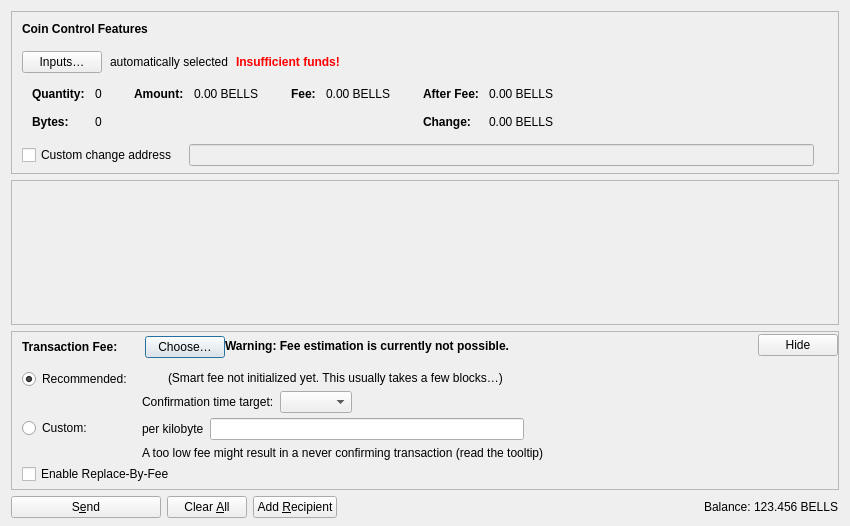
<?xml version="1.0" encoding="UTF-8"?>
<ui version="4.0">
 <class>SendCoinsDialog</class>
 <widget class="QDialog" name="SendCoinsDialog">
  <property name="geometry">
   <rect>
    <x>0</x>
    <y>0</y>
    <width>850</width>
    <height>526</height>
   </rect>
  </property>
  <property name="windowTitle">
   <string>Send Coins</string>
  </property>
  <layout class="QVBoxLayout" name="verticalLayout" stretch="0,1,0,0">
   <property name="bottomMargin">
    <number>8</number>
   </property>
   <item>
    <widget class="QFrame" name="frameCoinControl">
     <property name="sizePolicy">
      <sizepolicy hsizetype="Expanding" vsizetype="Expanding">
       <horstretch>0</horstretch>
       <verstretch>0</verstretch>
      </sizepolicy>
     </property>
     <property name="maximumSize">
      <size>
       <width>16777215</width>
       <height>16777215</height>
      </size>
     </property>
     <property name="frameShape">
      <enum>QFrame::StyledPanel</enum>
     </property>
     <property name="frameShadow">
      <enum>QFrame::Sunken</enum>
     </property>
     <layout class="QVBoxLayout" name="verticalLayoutCoinControl2">
      <property name="spacing">
       <number>0</number>
      </property>
      <property name="leftMargin">
       <number>0</number>
      </property>
      <property name="topMargin">
       <number>0</number>
      </property>
      <property name="rightMargin">
       <number>0</number>
      </property>
      <property name="bottomMargin">
       <number>6</number>
      </property>
      <item>
       <layout class="QVBoxLayout" name="verticalLayoutCoinControl" stretch="0,0,0,0,1">
        <property name="spacing">
         <number>0</number>
        </property>
        <property name="leftMargin">
         <number>10</number>
        </property>
        <property name="topMargin">
         <number>10</number>
        </property>
        <item>
         <layout class="QHBoxLayout" name="horizontalLayoutCoinControl1">
          <property name="bottomMargin">
           <number>15</number>
          </property>
          <item>
           <widget class="QLabel" name="labelCoinControlFeatures">
            <property name="sizePolicy">
             <sizepolicy hsizetype="Preferred" vsizetype="Maximum">
              <horstretch>0</horstretch>
              <verstretch>0</verstretch>
             </sizepolicy>
            </property>
            <property name="font">
             <font>
              <weight>75</weight>
              <bold>true</bold>
             </font>
            </property>
            <property name="styleSheet">
             <string notr="true">font-weight:bold;</string>
            </property>
            <property name="text">
             <string>Coin Control Features</string>
            </property>
           </widget>
          </item>
         </layout>
        </item>
        <item>
         <layout class="QHBoxLayout" name="horizontalLayoutCoinControl2" stretch="0,0,0,0">
          <property name="spacing">
           <number>8</number>
          </property>
          <property name="bottomMargin">
           <number>10</number>
          </property>
          <item>
           <widget class="QPushButton" name="pushButtonCoinControl">
            <property name="styleSheet">
             <string notr="true"/>
            </property>
            <property name="text">
             <string>Inputs…</string>
            </property>
            <property name="autoDefault">
             <bool>false</bool>
            </property>
           </widget>
          </item>
          <item>
           <widget class="QLabel" name="labelCoinControlAutomaticallySelected">
            <property name="text">
             <string>automatically selected</string>
            </property>
            <property name="margin">
             <number>5</number>
            </property>
           </widget>
          </item>
          <item>
           <widget class="QLabel" name="labelCoinControlInsuffFunds">
            <property name="font">
             <font>
              <weight>75</weight>
              <bold>true</bold>
             </font>
            </property>
            <property name="styleSheet">
             <string notr="true">color:red;font-weight:bold;</string>
            </property>
            <property name="text">
             <string>Insufficient funds!</string>
            </property>
            <property name="margin">
             <number>5</number>
            </property>
           </widget>
          </item>
          <item>
           <spacer name="horizontalSpacerCoinControl">
            <property name="orientation">
             <enum>Qt::Horizontal</enum>
            </property>
            <property name="sizeHint" stdset="0">
             <size>
              <width>40</width>
              <height>1</height>
             </size>
            </property>
           </spacer>
          </item>
         </layout>
        </item>
        <item>
         <widget class="QWidget" name="widgetCoinControl" native="true">
          <property name="sizePolicy">
           <sizepolicy hsizetype="Preferred" vsizetype="Preferred">
            <horstretch>0</horstretch>
            <verstretch>0</verstretch>
           </sizepolicy>
          </property>
          <property name="minimumSize">
           <size>
            <width>0</width>
            <height>0</height>
           </size>
          </property>
          <property name="styleSheet">
           <string notr="true"/>
          </property>
          <layout class="QHBoxLayout" name="horizontalLayoutCoinControl5">
           <property name="leftMargin">
            <number>0</number>
           </property>
           <property name="topMargin">
            <number>0</number>
           </property>
           <property name="rightMargin">
            <number>0</number>
           </property>
           <property name="bottomMargin">
            <number>0</number>
           </property>
           <item>
            <layout class="QHBoxLayout" name="horizontalLayoutCoinControl3" stretch="0,0,0,1">
             <property name="spacing">
              <number>20</number>
             </property>
             <property name="topMargin">
              <number>0</number>
             </property>
             <property name="bottomMargin">
              <number>10</number>
             </property>
             <item>
              <layout class="QFormLayout" name="formLayoutCoinControl1">
               <property name="labelAlignment">
                <set>Qt::AlignLeft|Qt::AlignVCenter</set>
               </property>
               <property name="horizontalSpacing">
                <number>10</number>
               </property>
               <property name="verticalSpacing">
                <number>14</number>
               </property>
               <property name="leftMargin">
                <number>10</number>
               </property>
               <property name="topMargin">
                <number>4</number>
               </property>
               <property name="rightMargin">
                <number>6</number>
               </property>
               <item row="0" column="0">
                <widget class="QLabel" name="labelCoinControlQuantityText">
                 <property name="font">
                  <font>
                   <weight>75</weight>
                   <bold>true</bold>
                  </font>
                 </property>
                 <property name="text">
                  <string>Quantity:</string>
                 </property>
                 <property name="margin">
                  <number>0</number>
                 </property>
                </widget>
               </item>
               <item row="0" column="1">
                <widget class="QLabel" name="labelCoinControlQuantity">
                 <property name="cursor">
                  <cursorShape>IBeamCursor</cursorShape>
                 </property>
                 <property name="contextMenuPolicy">
                  <enum>Qt::ActionsContextMenu</enum>
                 </property>
                 <property name="text">
                  <string notr="true">0</string>
                 </property>
                 <property name="margin">
                  <number>0</number>
                 </property>
                 <property name="textInteractionFlags">
                  <set>Qt::LinksAccessibleByMouse|Qt::TextSelectableByKeyboard|Qt::TextSelectableByMouse</set>
                 </property>
                </widget>
               </item>
               <item row="1" column="0">
                <widget class="QLabel" name="labelCoinControlBytesText">
                 <property name="font">
                  <font>
                   <weight>75</weight>
                   <bold>true</bold>
                  </font>
                 </property>
                 <property name="text">
                  <string>Bytes:</string>
                 </property>
                </widget>
               </item>
               <item row="1" column="1">
                <widget class="QLabel" name="labelCoinControlBytes">
                 <property name="cursor">
                  <cursorShape>IBeamCursor</cursorShape>
                 </property>
                 <property name="contextMenuPolicy">
                  <enum>Qt::ActionsContextMenu</enum>
                 </property>
                 <property name="text">
                  <string notr="true">0</string>
                 </property>
                 <property name="textInteractionFlags">
                  <set>Qt::LinksAccessibleByMouse|Qt::TextSelectableByKeyboard|Qt::TextSelectableByMouse</set>
                 </property>
                </widget>
               </item>
              </layout>
             </item>
             <item>
              <layout class="QFormLayout" name="formLayoutCoinControl2">
               <property name="horizontalSpacing">
                <number>10</number>
               </property>
               <property name="verticalSpacing">
                <number>14</number>
               </property>
               <property name="leftMargin">
                <number>6</number>
               </property>
               <property name="topMargin">
                <number>4</number>
               </property>
               <property name="rightMargin">
                <number>6</number>
               </property>
               <item row="0" column="0">
                <widget class="QLabel" name="labelCoinControlAmountText">
                 <property name="font">
                  <font>
                   <weight>75</weight>
                   <bold>true</bold>
                  </font>
                 </property>
                 <property name="text">
                  <string>Amount:</string>
                 </property>
                 <property name="margin">
                  <number>0</number>
                 </property>
                </widget>
               </item>
               <item row="0" column="1">
                <widget class="QLabel" name="labelCoinControlAmount">
                 <property name="cursor">
                  <cursorShape>IBeamCursor</cursorShape>
                 </property>
                 <property name="contextMenuPolicy">
                  <enum>Qt::ActionsContextMenu</enum>
                 </property>
                 <property name="text">
                  <string notr="true">0.00 BELLS</string>
                 </property>
                 <property name="textInteractionFlags">
                  <set>Qt::LinksAccessibleByMouse|Qt::TextSelectableByKeyboard|Qt::TextSelectableByMouse</set>
                 </property>
                </widget>
               </item>
              </layout>
             </item>
             <item>
              <layout class="QFormLayout" name="formLayoutCoinControl3">
               <property name="horizontalSpacing">
                <number>10</number>
               </property>
               <property name="verticalSpacing">
                <number>14</number>
               </property>
               <property name="leftMargin">
                <number>6</number>
               </property>
               <property name="topMargin">
                <number>4</number>
               </property>
               <property name="rightMargin">
                <number>6</number>
               </property>
               <item row="0" column="0">
                <widget class="QLabel" name="labelCoinControlFeeText">
                 <property name="font">
                  <font>
                   <weight>75</weight>
                   <bold>true</bold>
                  </font>
                 </property>
                 <property name="text">
                  <string>Fee:</string>
                 </property>
                 <property name="margin">
                  <number>0</number>
                 </property>
                </widget>
               </item>
               <item row="0" column="1">
                <widget class="QLabel" name="labelCoinControlFee">
                 <property name="cursor">
                  <cursorShape>IBeamCursor</cursorShape>
                 </property>
                 <property name="contextMenuPolicy">
                  <enum>Qt::ActionsContextMenu</enum>
                 </property>
                 <property name="text">
                  <string notr="true">0.00 BELLS</string>
                 </property>
                 <property name="textInteractionFlags">
                  <set>Qt::LinksAccessibleByMouse|Qt::TextSelectableByKeyboard|Qt::TextSelectableByMouse</set>
                 </property>
                </widget>
               </item>
              </layout>
             </item>
             <item>
              <layout class="QFormLayout" name="formLayoutCoinControl4">
               <property name="labelAlignment">
                <set>Qt::AlignLeft|Qt::AlignVCenter</set>
               </property>
               <property name="horizontalSpacing">
                <number>10</number>
               </property>
               <property name="verticalSpacing">
                <number>14</number>
               </property>
               <property name="leftMargin">
                <number>6</number>
               </property>
               <property name="topMargin">
                <number>4</number>
               </property>
               <property name="rightMargin">
                <number>6</number>
               </property>
               <item row="0" column="0">
                <widget class="QLabel" name="labelCoinControlAfterFeeText">
                 <property name="font">
                  <font>
                   <weight>75</weight>
                   <bold>true</bold>
                  </font>
                 </property>
                 <property name="text">
                  <string>After Fee:</string>
                 </property>
                 <property name="margin">
                  <number>0</number>
                 </property>
                </widget>
               </item>
               <item row="0" column="1">
                <widget class="QLabel" name="labelCoinControlAfterFee">
                 <property name="cursor">
                  <cursorShape>IBeamCursor</cursorShape>
                 </property>
                 <property name="contextMenuPolicy">
                  <enum>Qt::ActionsContextMenu</enum>
                 </property>
                 <property name="text">
                  <string notr="true">0.00 BELLS</string>
                 </property>
                 <property name="textInteractionFlags">
                  <set>Qt::LinksAccessibleByMouse|Qt::TextSelectableByKeyboard|Qt::TextSelectableByMouse</set>
                 </property>
                </widget>
               </item>
               <item row="1" column="0">
                <widget class="QLabel" name="labelCoinControlChangeText">
                 <property name="font">
                  <font>
                   <weight>75</weight>
                   <bold>true</bold>
                  </font>
                 </property>
                 <property name="text">
                  <string>Change:</string>
                 </property>
                </widget>
               </item>
               <item row="1" column="1">
                <widget class="QLabel" name="labelCoinControlChange">
                 <property name="cursor">
                  <cursorShape>IBeamCursor</cursorShape>
                 </property>
                 <property name="contextMenuPolicy">
                  <enum>Qt::ActionsContextMenu</enum>
                 </property>
                 <property name="text">
                  <string notr="true">0.00 BELLS</string>
                 </property>
                 <property name="textInteractionFlags">
                  <set>Qt::LinksAccessibleByMouse|Qt::TextSelectableByKeyboard|Qt::TextSelectableByMouse</set>
                 </property>
                </widget>
               </item>
              </layout>
             </item>
            </layout>
           </item>
          </layout>
         </widget>
        </item>
        <item>
         <layout class="QHBoxLayout" name="horizontalLayoutCoinControl4" stretch="0,0,0">
          <property name="spacing">
           <number>12</number>
          </property>
          <property name="sizeConstraint">
           <enum>QLayout::SetDefaultConstraint</enum>
          </property>
          <property name="topMargin">
           <number>5</number>
          </property>
          <property name="rightMargin">
           <number>5</number>
          </property>
          <item>
           <widget class="QCheckBox" name="checkBoxCoinControlChange">
            <property name="toolTip">
             <string>If this is activated, but the change address is empty or invalid, change will be sent to a newly generated address.</string>
            </property>
            <property name="text">
             <string>Custom change address</string>
            </property>
           </widget>
          </item>
          <item>
           <widget class="QValidatedLineEdit" name="lineEditCoinControlChange">
            <property name="enabled">
             <bool>false</bool>
            </property>
            <property name="sizePolicy">
             <sizepolicy hsizetype="Expanding" vsizetype="Fixed">
              <horstretch>0</horstretch>
              <verstretch>0</verstretch>
             </sizepolicy>
            </property>
           </widget>
          </item>
          <item>
           <widget class="QLabel" name="labelCoinControlChangeLabel">
            <property name="sizePolicy">
             <sizepolicy hsizetype="Preferred" vsizetype="Expanding">
              <horstretch>0</horstretch>
              <verstretch>0</verstretch>
             </sizepolicy>
            </property>
            <property name="minimumSize">
             <size>
              <width>0</width>
              <height>0</height>
             </size>
            </property>
            <property name="text">
             <string/>
            </property>
            <property name="margin">
             <number>3</number>
            </property>
           </widget>
          </item>
         </layout>
        </item>
        <item>
         <spacer name="verticalSpacerCoinControl">
          <property name="orientation">
           <enum>Qt::Vertical</enum>
          </property>
          <property name="sizeHint" stdset="0">
           <size>
            <width>800</width>
            <height>1</height>
           </size>
          </property>
         </spacer>
        </item>
       </layout>
      </item>
     </layout>
    </widget>
   </item>
   <item>
    <widget class="QScrollArea" name="scrollArea">
     <property name="widgetResizable">
      <bool>true</bool>
     </property>
     <widget class="QWidget" name="scrollAreaWidgetContents">
      <property name="geometry">
       <rect>
        <x>0</x>
        <y>0</y>
        <width>830</width>
        <height>104</height>
       </rect>
      </property>
      <layout class="QVBoxLayout" name="verticalLayout_2" stretch="0,1">
       <property name="leftMargin">
        <number>0</number>
       </property>
       <property name="topMargin">
        <number>0</number>
       </property>
       <property name="rightMargin">
        <number>0</number>
       </property>
       <property name="bottomMargin">
        <number>0</number>
       </property>
       <item>
        <layout class="QVBoxLayout" name="entries">
         <property name="spacing">
          <number>6</number>
         </property>
        </layout>
       </item>
       <item>
        <spacer name="verticalSpacer">
         <property name="orientation">
          <enum>Qt::Vertical</enum>
         </property>
         <property name="sizeHint" stdset="0">
          <size>
           <width>20</width>
           <height>40</height>
          </size>
         </property>
        </spacer>
       </item>
      </layout>
     </widget>
    </widget>
   </item>
   <item>
    <widget class="QFrame" name="frameFee">
     <property name="sizePolicy">
      <sizepolicy hsizetype="Expanding" vsizetype="Expanding">
       <horstretch>0</horstretch>
       <verstretch>0</verstretch>
      </sizepolicy>
     </property>
     <property name="maximumSize">
      <size>
       <width>16777215</width>
       <height>16777215</height>
      </size>
     </property>
     <property name="frameShape">
      <enum>QFrame::StyledPanel</enum>
     </property>
     <property name="frameShadow">
      <enum>QFrame::Sunken</enum>
     </property>
     <layout class="QVBoxLayout" name="verticalLayoutFee1">
      <property name="spacing">
       <number>0</number>
      </property>
      <property name="leftMargin">
       <number>0</number>
      </property>
      <property name="topMargin">
       <number>0</number>
      </property>
      <property name="rightMargin">
       <number>0</number>
      </property>
      <property name="bottomMargin">
       <number>0</number>
      </property>
      <item>
       <layout class="QVBoxLayout" name="verticalLayoutFee2" stretch="0,0,0">
        <property name="spacing">
         <number>0</number>
        </property>
        <property name="leftMargin">
         <number>10</number>
        </property>
        <property name="topMargin">
         <number>0</number>
        </property>
        <item>
         <layout class="QHBoxLayout" name="horizontalLayoutFee1">
          <property name="bottomMargin">
           <number>0</number>
          </property>
          <item>
           <layout class="QVBoxLayout" name="verticalLayoutFee7">
            <property name="spacing">
             <number>0</number>
            </property>
            <item>
             <spacer name="verticalSpacerSmartFee">
              <property name="orientation">
               <enum>Qt::Vertical</enum>
              </property>
              <property name="sizeType">
               <enum>QSizePolicy::Fixed</enum>
              </property>
              <property name="sizeHint" stdset="0">
               <size>
                <width>1</width>
                <height>4</height>
               </size>
              </property>
             </spacer>
            </item>
            <item>
             <layout class="QHBoxLayout" name="horizontalLayoutSmartFee">
              <property name="spacing">
               <number>10</number>
              </property>
              <item>
               <widget class="QLabel" name="labelFeeHeadline">
                <property name="sizePolicy">
                 <sizepolicy hsizetype="Preferred" vsizetype="Maximum">
                  <horstretch>0</horstretch>
                  <verstretch>0</verstretch>
                 </sizepolicy>
                </property>
                <property name="font">
                 <font>
                  <weight>75</weight>
                  <bold>true</bold>
                 </font>
                </property>
                <property name="styleSheet">
                 <string notr="true">font-weight:bold;</string>
                </property>
                <property name="text">
                 <string>Transaction Fee:</string>
                </property>
               </widget>
              </item>
              <item>
               <widget class="QLabel" name="labelFeeMinimized">
                <property name="text">
                 <string/>
                </property>
               </widget>
              </item>
              <item>
               <widget class="QPushButton" name="buttonChooseFee">
                <property name="text">
                 <string>Choose…</string>
                </property>
               </widget>
              </item>
             </layout>
            </item>
            <item>
             <spacer name="verticalSpacer_5">
              <property name="orientation">
               <enum>Qt::Vertical</enum>
              </property>
              <property name="sizeHint" stdset="0">
               <size>
                <width>1</width>
                <height>1</height>
               </size>
              </property>
             </spacer>
            </item>
           </layout>
          </item>
          <item>
           <widget class="QLabel" name="fallbackFeeWarningLabel">
            <property name="toolTip">
             <string>Using the fallbackfee can result in sending a transaction that will take several hours or days (or never) to confirm. Consider choosing your fee manually or wait until you have validated the complete chain.</string>
            </property>
            <property name="font">
            <font>
                <weight>75</weight>
                <bold>true</bold>
            </font>
            </property>
            <property name="text">
             <string>Warning: Fee estimation is currently not possible.</string>
            </property>
            <property name="wordWrap">
             <bool>false</bool>
            </property>
           </widget>
          </item>
          <item>
           <spacer name="horizontalSpacer_4">
            <property name="orientation">
             <enum>Qt::Horizontal</enum>
            </property>
            <property name="sizeType">
             <enum>QSizePolicy::MinimumExpanding</enum>
            </property>
            <property name="sizeHint" stdset="0">
             <size>
              <width>40</width>
              <height>20</height>
             </size>
            </property>
           </spacer>
          </item>
          <item>
           <widget class="QPushButton" name="buttonMinimizeFee">
            <property name="toolTip">
             <string>Hide transaction fee settings</string>
            </property>
            <property name="text">
             <string>Hide</string>
            </property>
           </widget>
          </item>
         </layout>
        </item>
        <item>
         <widget class="QFrame" name="frameFeeSelection">
          <layout class="QVBoxLayout" name="verticalLayoutFee12">
           <property name="spacing">
            <number>0</number>
           </property>
           <property name="leftMargin">
            <number>0</number>
           </property>
           <property name="topMargin">
            <number>0</number>
           </property>
           <property name="rightMargin">
            <number>0</number>
           </property>
           <property name="bottomMargin">
            <number>0</number>
           </property>
           <item>
            <layout class="QGridLayout" name="gridLayoutFee">
             <property name="topMargin">
              <number>10</number>
             </property>
             <property name="bottomMargin">
              <number>4</number>
             </property>
             <property name="horizontalSpacing">
              <number>10</number>
             </property>
             <property name="verticalSpacing">
              <number>4</number>
             </property>
             <item row="1" column="1">
              <layout class="QVBoxLayout" name="verticalLayoutFee8">
               <property name="spacing">
                <number>6</number>
               </property>
               <item>
                <layout class="QHBoxLayout" name="horizontalLayoutFee13">
                 <item>
                  <widget class="QLabel" name="labelCustomPerKilobyte">
                   <property name="toolTip">
                    <string>Specify a custom fee per kB (1,000 bytes) of the transaction's virtual size.

Note:  Since the fee is calculated on a per-byte basis, a fee rate of "100 satoshis per kvB" for a transaction size of 500 virtual bytes (half of 1 kvB) would ultimately yield a fee of only 50 satoshis.</string>
                   </property>
                   <property name="text">
                    <string>per kilobyte</string>
                   </property>
                  </widget>
                 </item>
                 <item>
                  <widget class="BellscoinAmountField" name="customFee"/>
                 </item>
                 <item>
                  <spacer name="horizontalSpacer_6">
                   <property name="orientation">
                    <enum>Qt::Horizontal</enum>
                   </property>
                   <property name="sizeHint" stdset="0">
                    <size>
                     <width>1</width>
                     <height>1</height>
                    </size>
                   </property>
                  </spacer>
                 </item>
                </layout>
               </item>
               <item>
                <layout class="QHBoxLayout" name="horizontalLayoutFee8">
                 <item>
                  <widget class="QLabel" name="labelCustomFeeWarning">
                   <property name="enabled">
                    <bool>true</bool>
                   </property>
                   <property name="toolTip">
                    <string>When there is less transaction volume than space in the blocks, miners as well as relaying nodes may enforce a minimum fee. Paying only this minimum fee is just fine, but be aware that this can result in a never confirming transaction once there is more demand for bellscoin transactions than the network can process.</string>
                   </property>
                   <property name="text">
                    <string>A too low fee might result in a never confirming transaction (read the tooltip)</string>
                   </property>
                  </widget>
                 </item>
                 <item>
                  <spacer name="horizontalSpacer_2">
                   <property name="orientation">
                    <enum>Qt::Horizontal</enum>
                   </property>
                   <property name="sizeHint" stdset="0">
                    <size>
                     <width>1</width>
                     <height>1</height>
                    </size>
                   </property>
                  </spacer>
                 </item>
                </layout>
               </item>
              </layout>
             </item>
             <item row="0" column="0">
              <layout class="QVBoxLayout" name="verticalLayoutFee4" stretch="0,1">
               <item>
                <widget class="QRadioButton" name="radioSmartFee">
                 <property name="text">
                  <string>Recommended:</string>
                 </property>
                 <property name="checked">
                  <bool>true</bool>
                 </property>
                 <attribute name="buttonGroup">
                  <string notr="true">groupFee</string>
                 </attribute>
                </widget>
               </item>
               <item>
                <spacer name="verticalSpacer_2">
                 <property name="orientation">
                  <enum>Qt::Vertical</enum>
                 </property>
                 <property name="sizeHint" stdset="0">
                  <size>
                   <width>1</width>
                   <height>1</height>
                  </size>
                 </property>
                </spacer>
               </item>
              </layout>
             </item>
             <item row="1" column="0">
              <layout class="QVBoxLayout" name="verticalLayoutFee9" stretch="0,1">
               <item>
                <widget class="QRadioButton" name="radioCustomFee">
                 <property name="text">
                  <string>Custom:</string>
                 </property>
                 <attribute name="buttonGroup">
                  <string notr="true">groupFee</string>
                 </attribute>
                </widget>
               </item>
               <item>
                <spacer name="verticalSpacer_6">
                 <property name="orientation">
                  <enum>Qt::Vertical</enum>
                 </property>
                 <property name="sizeHint" stdset="0">
                  <size>
                   <width>1</width>
                   <height>1</height>
                  </size>
                 </property>
                </spacer>
               </item>
              </layout>
             </item>
             <item row="0" column="1">
              <layout class="QVBoxLayout" name="verticalLayoutFee3" stretch="0,0,1">
               <property name="spacing">
                <number>6</number>
               </property>
               <property name="topMargin">
                <number>2</number>
               </property>
               <item>
                <layout class="QHBoxLayout" name="horizontalLayoutFee12">
                 <item>
                  <widget class="QLabel" name="labelSmartFee">
                   <property name="text">
                    <string/>
                   </property>
                  </widget>
                 </item>
                 <item>
                  <widget class="QLabel" name="labelFeeEstimation">
                   <property name="text">
                    <string/>
                   </property>
                  </widget>
                 </item>
                 <item>
                  <widget class="QLabel" name="labelSmartFee2">
                   <property name="text">
                    <string>(Smart fee not initialized yet. This usually takes a few blocks…)</string>
                   </property>
                  </widget>
                 </item>
                 <item>
                  <spacer name="horizontalSpacer_5">
                   <property name="orientation">
                    <enum>Qt::Horizontal</enum>
                   </property>
                   <property name="sizeHint" stdset="0">
                    <size>
                     <width>1</width>
                     <height>1</height>
                    </size>
                   </property>
                  </spacer>
                 </item>
                </layout>
               </item>
               <item>
                <layout class="QHBoxLayout" name="horizontalLayoutFee9">
                 <item>
                  <layout class="QVBoxLayout" name="verticalLayoutFee6">
                   <item>
                    <widget class="QLabel" name="labelSmartFee3">
                     <property name="text">
                      <string>Confirmation time target:</string>
                     </property>
                    </widget>
                   </item>
                  </layout>
                 </item>
                 <item>
                  <layout class="QVBoxLayout" name="verticalLayoutFee5">
                   <property name="rightMargin">
                    <number>30</number>
                   </property>
                   <item>
                    <layout class="QHBoxLayout" name="horizontalLayoutConfTarget">
                     <property name="bottomMargin">
                      <number>0</number>
                     </property>
                     <item>
                      <widget class="QComboBox" name="confTargetSelector"/>
                     </item>
                     <item>
                      <spacer name="horizontalSpacerConfTarget">
                       <property name="orientation">
                        <enum>Qt::Horizontal</enum>
                       </property>
                       <property name="sizeHint" stdset="0">
                        <size>
                         <width>40</width>
                         <height>20</height>
                        </size>
                       </property>
                      </spacer>
                     </item>
                    </layout>
                   </item>
                  </layout>
                 </item>
                </layout>
               </item>
               <item>
                <spacer name="verticalSpacer_4">
                 <property name="orientation">
                  <enum>Qt::Vertical</enum>
                 </property>
                 <property name="sizeHint" stdset="0">
                  <size>
                   <width>1</width>
                   <height>1</height>
                  </size>
                 </property>
                </spacer>
               </item>
              </layout>
             </item>
            </layout>
           </item>
           <item>
            <widget class="QCheckBox" name="optInRBF">
             <property name="text">
              <string>Enable Replace-By-Fee</string>
             </property>
             <property name="toolTip">
              <string>With Replace-By-Fee (BIP-125) you can increase a transaction's fee after it is sent. Without this, a higher fee may be recommended to compensate for increased transaction delay risk.</string>
             </property>
            </widget>
           </item>
          </layout>
         </widget>
        </item>
        <item>
         <spacer name="verticalSpacerFee">
          <property name="orientation">
           <enum>Qt::Vertical</enum>
          </property>
          <property name="sizeHint" stdset="0">
           <size>
            <width>40</width>
            <height>5</height>
           </size>
          </property>
         </spacer>
        </item>
       </layout>
      </item>
     </layout>
    </widget>
   </item>
   <item>
    <layout class="QHBoxLayout" name="horizontalLayout">
     <item>
      <widget class="QPushButton" name="sendButton">
       <property name="minimumSize">
        <size>
         <width>150</width>
         <height>0</height>
        </size>
       </property>
       <property name="toolTip">
        <string>Confirm the send action</string>
       </property>
       <property name="text">
        <string>S&amp;end</string>
       </property>
       <property name="icon">
        <iconset resource="../bellscoin.qrc">
         <normaloff>:/icons/send</normaloff>:/icons/send</iconset>
       </property>
       <property name="autoDefault">
        <bool>false</bool>
       </property>
       <property name="default">
        <bool>false</bool>
       </property>
      </widget>
     </item>
     <item>
      <widget class="QPushButton" name="clearButton">
       <property name="sizePolicy">
        <sizepolicy hsizetype="Minimum" vsizetype="Fixed">
         <horstretch>0</horstretch>
         <verstretch>0</verstretch>
        </sizepolicy>
       </property>
       <property name="toolTip">
        <string>Clear all fields of the form.</string>
       </property>
       <property name="text">
        <string>Clear &amp;All</string>
       </property>
       <property name="icon">
        <iconset resource="../bellscoin.qrc">
         <normaloff>:/icons/remove</normaloff>:/icons/remove</iconset>
       </property>
       <property name="autoDefault">
        <bool>false</bool>
       </property>
      </widget>
     </item>
     <item>
      <widget class="QPushButton" name="addButton">
       <property name="toolTip">
        <string>Send to multiple recipients at once</string>
       </property>
       <property name="text">
        <string>Add &amp;Recipient</string>
       </property>
       <property name="icon">
        <iconset resource="../bellscoin.qrc">
         <normaloff>:/icons/add</normaloff>:/icons/add</iconset>
       </property>
       <property name="autoDefault">
        <bool>false</bool>
       </property>
      </widget>
     </item>
     <item>
      <spacer name="horizontalSpacer">
       <property name="orientation">
        <enum>Qt::Horizontal</enum>
       </property>
       <property name="sizeHint" stdset="0">
        <size>
         <width>40</width>
         <height>20</height>
        </size>
       </property>
      </spacer>
     </item>
     <item>
      <layout class="QHBoxLayout" name="horizontalLayout_2">
       <property name="spacing">
        <number>3</number>
       </property>
       <item>
        <widget class="QLabel" name="labelBalanceName">
         <property name="sizePolicy">
          <sizepolicy hsizetype="Preferred" vsizetype="Fixed">
           <horstretch>0</horstretch>
           <verstretch>0</verstretch>
          </sizepolicy>
         </property>
         <property name="text">
          <string>Balance:</string>
         </property>
        </widget>
       </item>
       <item>
        <widget class="QLabel" name="labelBalance">
         <property name="sizePolicy">
          <sizepolicy hsizetype="Preferred" vsizetype="Fixed">
           <horstretch>0</horstretch>
           <verstretch>0</verstretch>
          </sizepolicy>
         </property>
         <property name="cursor">
          <cursorShape>IBeamCursor</cursorShape>
         </property>
         <property name="text">
          <string notr="true">123.456 BELLS</string>
         </property>
         <property name="textInteractionFlags">
          <set>Qt::LinksAccessibleByMouse|Qt::TextSelectableByKeyboard|Qt::TextSelectableByMouse</set>
         </property>
        </widget>
       </item>
      </layout>
     </item>
    </layout>
   </item>
  </layout>
 </widget>
 <customwidgets>
  <customwidget>
   <class>QValidatedLineEdit</class>
   <extends>QLineEdit</extends>
   <header>qt/qvalidatedlineedit.h</header>
  </customwidget>
  <customwidget>
   <class>BellscoinAmountField</class>
   <extends>QLineEdit</extends>
   <header>qt/bellscoinamountfield.h</header>
   <container>1</container>
  </customwidget>
 </customwidgets>
 <resources>
  <include location="../bellscoin.qrc"/>
 </resources>
 <connections/>
 <buttongroups>
  <buttongroup name="groupFee"/>
 </buttongroups>
</ui>
